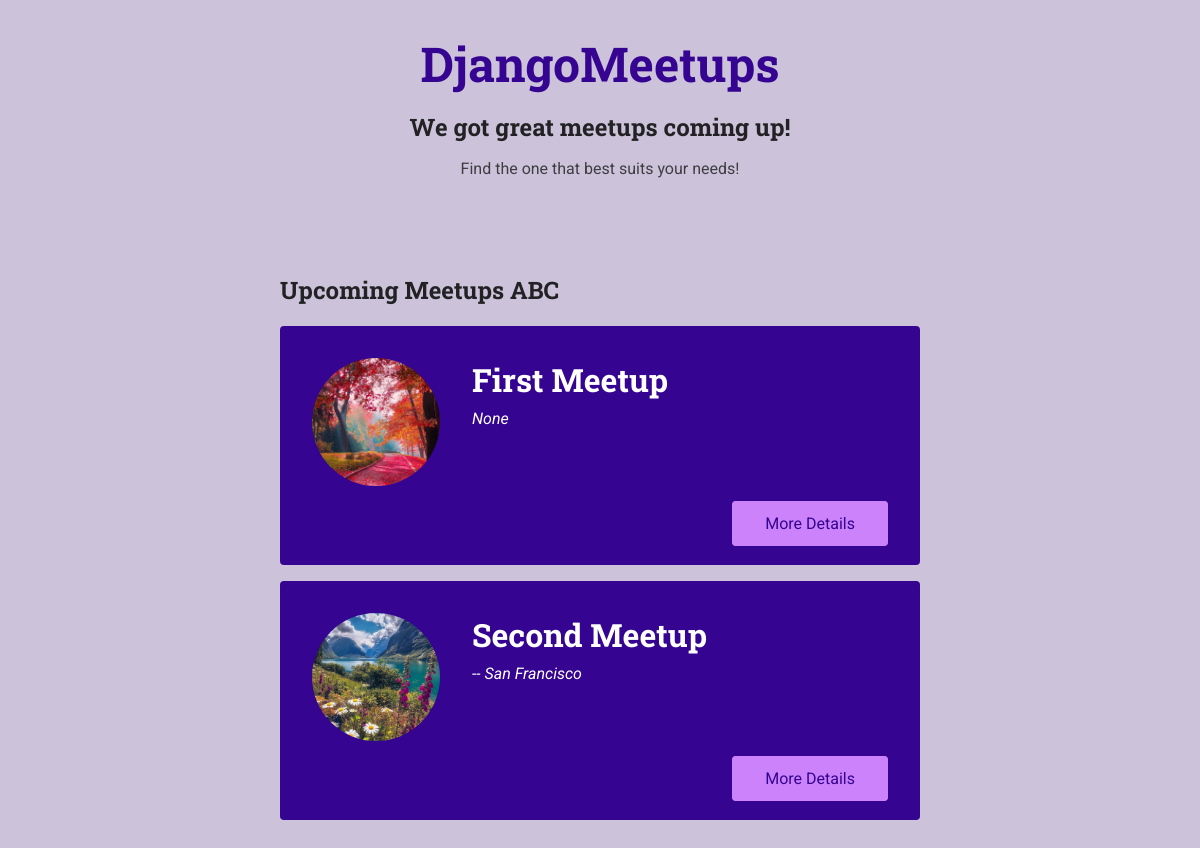
The app's page /meetups/ with its own data.
### meetups/models.py (models this page shows, shortened)
class Meetup(models.Model):
    title = models.CharField(max_length=200)
    slug = models.SlugField(unique=True)
    organizer_email = models.EmailField()
    date = models.DateField()
    description = models.TextField()
    image = models.ImageField(upload_to='images')
    location = models.ForeignKey(Location, null=True, on_delete=models.SET_NULL)
    participants = models.ManyToManyField(Participant, blank=True, null=True)

class Location(models.Model):
    name = models.CharField(max_length=200)
    address = models.CharField(max_length=300)
    def __str__(self):
        return f'-- {self.name}'

### meetups/views.py (the view)
# urls.py: path("", views.index, name="all-meetups"),
def index(request):
    meetups = Meetup.objects.all()
    return render(request, 'meetups/index.html', {
        'meetups': meetups
        })

### meetups/templates/meetups/index.html (shortened to what this page needs)
{% load static %}
<!DOCTYPE html>
<html lang="en">
<head>
    <link rel="stylesheet" href="{% static 'meetups/styles/base.css' %}">
    <link rel="stylesheet" href="{% static 'meetups/styles/all-meetups.css' %}">
</head>
<body>
    <header id="main-header">
        <nav><a href="/meetups" id="main-logo">DjangoMeetups</a></nav>
        <h1>We got great meetups coming up!</h1>
        <p>Find the one that best suits your needs!</p>
    </header>
    <main>
        <section>
        <h2>Upcoming Meetups ABC</h2>
        <ol>
            {% for meetup_item in meetups %}
                <li class="meetup-item">
                    <article>
                        <div class="meetup-summary">
                            <div class="meetup-image">
                                <img src={{meetup_item.image.url}} alt={{meetup_item.title}}>
                            </div>
                            <div class="meetup-details">
                                <h3>{{meetup_item.title}}</h3>
                                <address>{{ meetup_item.location }}</address>
                            </div>
                        </div>
                        <div class="meetup-actions">
                            <a href="{% url 'meetup-detail' meetup_item.slug %}" class="btn">More Details</a>
                        </div>
                    </article>
                </li>
            {% endfor %}
        </ol>
        </section>
    </main>
</body>
</html>

### meetups/static/meetups/styles/base.css (style rules this page uses)
* { box-sizing: border-box; }
body { font-family: 'Roboto', sans-serif; margin: 0; background-color: #ccc3db; color: #3e3e41; }
h1, h2, h3 { font-family: 'Roboto Slab', sans-serif; color: #222224; }
button, .btn { cursor: pointer; font: inherit; padding: 0.5rem 1.5rem; background-color: #350490; border: 1px solid #350490; color: white; border-radius: 4px; text-decoration: none; }
#main-header { width: 100%; text-align: center; padding: 2rem 0; }
#main-header h1 { font-size: 1.5rem; }
#main-logo { font-size: 3rem; font-family: 'Roboto Slab', sans-serif; text-decoration: none; color: #350490; font-weight: bold; }

### meetups/static/meetups/styles/all-meetups.css (style rules this page uses)
section { max-width: 40rem; margin: 3rem auto; }
ol { list-style: none; margin: 0; padding: 0; }
.meetup-item { margin: 1rem 0; background-color: #350490; padding: 2rem; color: white; border-radius: 4px; }
.meetup-summary { display: flex; align-items: flex-start; }
.meetup-image { margin-right: 2rem; }
.meetup-image img { width: 8rem; height: 8rem; object-fit: cover; border-radius: 50%; }
.meetup-details h3 { color: inherit; margin-top: 0; margin-bottom: 0.5rem; font-size: 2rem; }
.meetup-details address { font-style: italic; }
.meetup-actions { margin-top: 1.5rem; text-align: right; }
.meetup-actions .btn { background-color: #cb82fb; border-color: #cb82fb; color: #350490; padding: 0.75rem 2rem; }

### records on screen
Meetup: image (picture), title "First Meetup", location "None"
Meetup: image (picture), title "Second Meetup", location "-- San Francisco"
